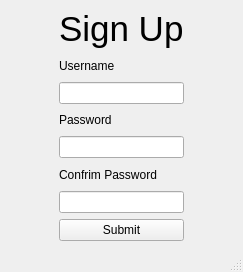
<?xml version="1.0" encoding="UTF-8"?>
<ui version="4.0">
 <class>SignUp</class>
 <widget class="QMainWindow" name="SignUp">
  <property name="geometry">
   <rect>
    <x>0</x>
    <y>0</y>
    <width>243</width>
    <height>272</height>
   </rect>
  </property>
  <property name="windowTitle">
   <string>Sign In</string>
  </property>
  <widget class="QWidget" name="centralwidget">
   <layout class="QGridLayout" name="gridLayout">
    <item row="2" column="2">
     <spacer name="horizontalSpacer_2">
      <property name="orientation">
       <enum>Qt::Horizontal</enum>
      </property>
      <property name="sizeHint" stdset="0">
       <size>
        <width>40</width>
        <height>20</height>
       </size>
      </property>
     </spacer>
    </item>
    <item row="3" column="1">
     <widget class="QLineEdit" name="signup_username_entry"/>
    </item>
    <item row="5" column="1">
     <widget class="QLineEdit" name="signup_password_entry"/>
    </item>
    <item row="7" column="1">
     <widget class="QLineEdit" name="signup_c_password_entry"/>
    </item>
    <item row="2" column="0">
     <spacer name="horizontalSpacer">
      <property name="orientation">
       <enum>Qt::Horizontal</enum>
      </property>
      <property name="sizeHint" stdset="0">
       <size>
        <width>40</width>
        <height>20</height>
       </size>
      </property>
     </spacer>
    </item>
    <item row="6" column="1">
     <widget class="QLabel" name="signup_c_pass_label">
      <property name="text">
       <string>Confrim Password</string>
      </property>
     </widget>
    </item>
    <item row="2" column="1">
     <widget class="QLabel" name="signup_username_label">
      <property name="text">
       <string>Username</string>
      </property>
     </widget>
    </item>
    <item row="8" column="1">
     <widget class="QPushButton" name="signup_submit_button">
      <property name="text">
       <string>Submit</string>
      </property>
     </widget>
    </item>
    <item row="4" column="1">
     <widget class="QLabel" name="signup_pass_label">
      <property name="text">
       <string>Password</string>
      </property>
     </widget>
    </item>
    <item row="1" column="1">
     <widget class="QLabel" name="signup_title">
      <property name="font">
       <font>
        <pointsize>26</pointsize>
       </font>
      </property>
      <property name="text">
       <string>Sign Up</string>
      </property>
     </widget>
    </item>
   </layout>
  </widget>
  <widget class="QStatusBar" name="statusBar"/>
 </widget>
 <resources/>
 <connections/>
</ui>
